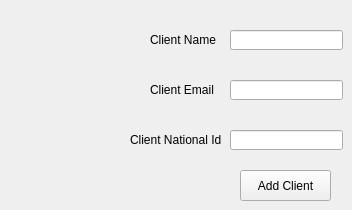
      <widget class="QWidget" name="tab_10">
       <attribute name="title">
        <string>Add Client</string>
       </attribute>
       <widget class="QLineEdit" name="lineEdit_3">
        <property name="geometry">
         <rect>
          <x>230</x>
          <y>30</y>
          <width>113</width>
          <height>20</height>
         </rect>
        </property>
        <property name="text">
         <string/>
        </property>
       </widget>
       <widget class="QLabel" name="label_24">
        <property name="geometry">
         <rect>
          <x>150</x>
          <y>30</y>
          <width>81</width>
          <height>20</height>
         </rect>
        </property>
        <property name="text">
         <string>Client Name</string>
        </property>
       </widget>
       <widget class="QPushButton" name="pushButton_19">
        <property name="geometry">
         <rect>
          <x>240</x>
          <y>170</y>
          <width>91</width>
          <height>31</height>
         </rect>
        </property>
        <property name="text">
         <string>Add Client</string>
        </property>
       </widget>
       <widget class="QLineEdit" name="lineEdit_4">
        <property name="geometry">
         <rect>
          <x>230</x>
          <y>80</y>
          <width>113</width>
          <height>20</height>
         </rect>
        </property>
        <property name="text">
         <string/>
        </property>
       </widget>
       <widget class="QLabel" name="label_29">
        <property name="geometry">
         <rect>
          <x>150</x>
          <y>80</y>
          <width>81</width>
          <height>20</height>
         </rect>
        </property>
        <property name="text">
         <string>Client Email</string>
        </property>
       </widget>
       <widget class="QLineEdit" name="lineEdit_5">
        <property name="geometry">
         <rect>
          <x>230</x>
          <y>130</y>
          <width>113</width>
          <height>20</height>
         </rect>
        </property>
        <property name="text">
         <string/>
        </property>
       </widget>
       <widget class="QLabel" name="label_30">
        <property name="geometry">
         <rect>
          <x>130</x>
          <y>130</y>
          <width>91</width>
          <height>20</height>
         </rect>
        </property>
        <property name="text">
         <string>Client National Id</string>
        </property>
       </widget>
      </widget>
